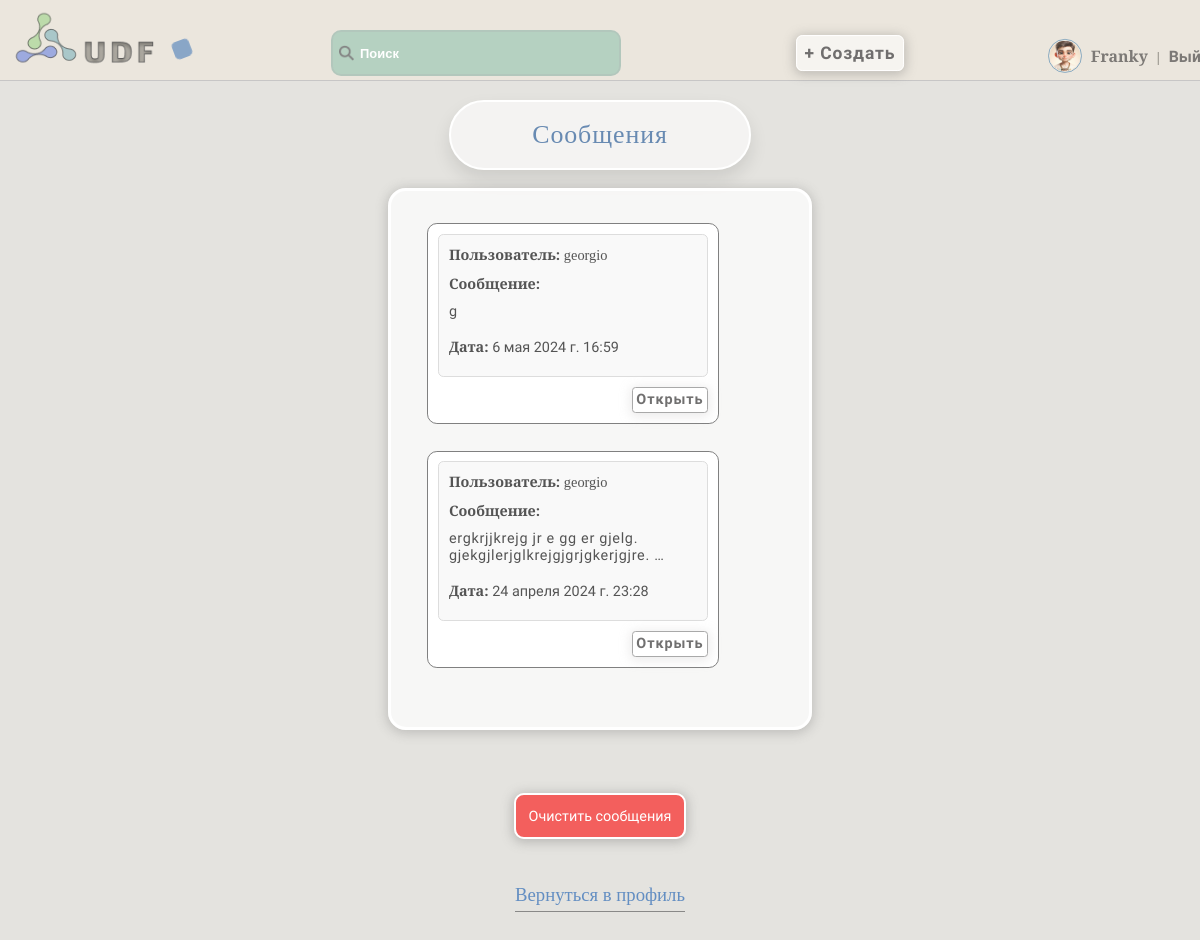
/accounts/inbox/ (signed in), run on an earlier commit of the app's database.
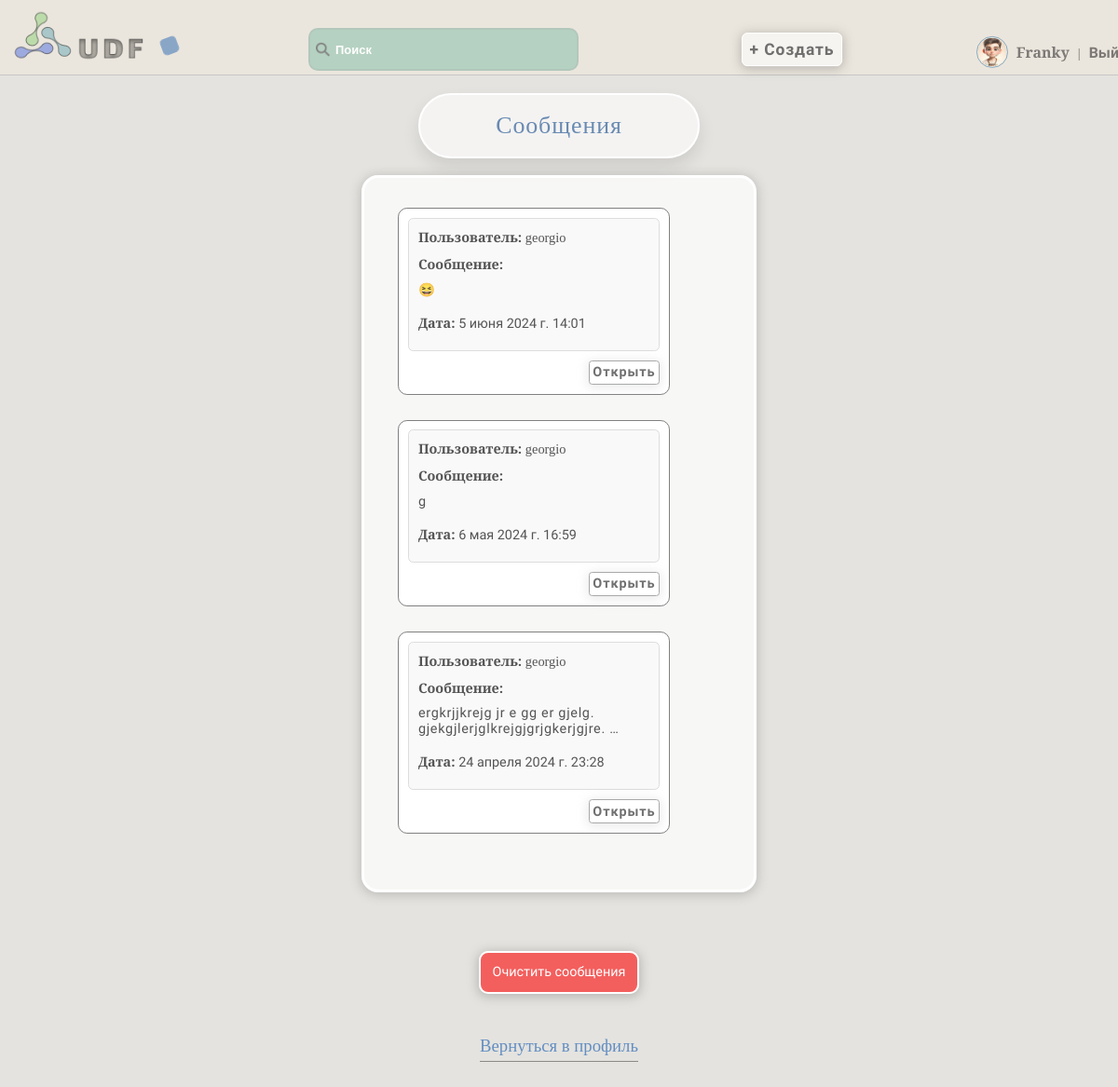
And on a later commit of the database.
### accounts/models.py (models this page shows, shortened)
class User(AbstractUser):
    username = models.CharField(max_length=150, unique=True, verbose_name='Имя')  # Поле для имени пользователя
    password = models.CharField(max_length=128, null=False, blank=False, verbose_name='Пароль')  # Поле для пароля пользователя
    bio = models.TextField(blank=True, verbose_name='Биография')  # Поле для биографии пользователя
    country = models.CharField(max_length=50, blank=True, verbose_name='Страна')  # Поле для страны пользователя
    city = models.CharField(max_length=50, blank=True, verbose_name='Город')  # Поле для города пользователя
    is_online = models.BooleanField(default=False, verbose_name='Статус')  # Поле для статуса онлайн/оффлайн пользователя
    occupation = models.CharField(max_length=50, blank=True, verbose_name='Род деятельности')  # Поле для профессии пользователя
    avatar = models.ImageField(upload_to='avatars', blank=True, verbose_name='Аватар')  # Поле для аватара пользователя
    date_joined = models.DateTimeField(auto_now_add=True, verbose_name='Дата')  # Дата регистрации пользователя
    email = models.EmailField(unique=True)  # Поле для электронной почты пользователя
    gender_choices = [
        ('M', 'Мужской'),
        ('F', 'Женский'),
    ]
    gender = models.CharField(max_length=1, choices=gender_choices, blank=True, verbose_name='Пол')  # Поле для указания пола пользователя
    age = models.IntegerField(blank=True, null=True, verbose_name='Возраст')  # Поле для возраста пользователя
    last_login = models.DateTimeField(default=timezone.now)  # Последний вход пользователя
    groups = None
    user_permissions = None
    def is_online(self):
        return (timezone.now() - self.last_login).seconds < 3600

class Message(models.Model):
    sender = models.ForeignKey(User, related_name='sent_messages', on_delete=models.CASCADE)  # Пользователь-отправитель сообщения
    recipient = models.ForeignKey(User, related_name='received_messages', on_delete=models.CASCADE)  # Пользователь-получатель сообщения
    content = models.TextField()  # Содержание сообщения
    timestamp = models.DateTimeField(auto_now_add=True)  # Временная метка создания сообщения
    is_read = models.BooleanField(default=False)  # Флаг, указывающий, прочитано ли сообщение

### accounts/views.py (the view)
# urls.py: path('inbox/', inbox, name='inbox'),
@login_required
def inbox(request):
    if request.method == 'POST' and 'delete_all' in request.POST:
        Message.objects.filter(recipient=request.user).delete()
        return redirect('inbox')
    unread_messages = Message.objects.filter(recipient=request.user, is_read=False)
    for message in unread_messages:
        message.is_read = True
        message.save()
    messages = Message.objects.filter(recipient=request.user).order_by('-timestamp')
    return render(request, 'messages/inbox.html', {'messages': messages})

### accounts/templates/messages/inbox.html (shortened to what this page needs)
{% extends 'core/base.html' %}
{% block content %}
  <h1>Сообщения</h1>
  <form method="post">
    <div class="inbox-message">
      {% if messages %}
        <ul>
          {% for message in messages %}
            <li>
              <div class="message-content-inbox">
                <strong class="user-strong"> Пользователь:</strong> {{ message.sender.username }}<br>
                <div class="message-inbox-area">
                  <strong class="message-strong">Сообщение:</strong><br> <span class="strong-message"> {{ message.content| truncatewords:7 }}</span><br>
                </div>
                <br>
                <strong class="data-stong"> Дата:</strong><span class="strong-data"> {{ message.timestamp }}</span>
              </div>
              <button class="view-message-btn" data-content="{{ message.content }}">Открыть</button>
            </li>
          {% endfor %}
        </ul>
      {% else %}
        <p>Сообщений нет</p>
      {% endif %}
    </div>
    <button class="del-messages-but" type="submit" name="delete_all">Очистить сообщения</button>
  </form>
  <a class="back-profile" href="{% url 'bio_view' %}">Вернуться в профиль</a>
{% endblock %}

### core/templates/core/base.html (shortened to what this page needs)
<!DOCTYPE html>
{% load static %}
<html lang="en">
<head>
    <link rel="stylesheet" href="{% static 'css/style.css' %}">
    <link rel="stylesheet" href="{% static 'css/media_window.css' %}">
</head>
<body class="loaded">
<div class="menu">
    <div class="wrap">
        <div class="logo" id="logo_animated">
            <a class="logo-menu" href="{% url 'base_with_articles' %}"><img src="{% static 'images/logo.png' %}" alt="logo"></a>
        </div>
        <div class="shape"></div>
        <ul>
            <li>
                <label class="search-icon">
                    <img src="{% static 'images/search.png' %}" alt="Search">
                </label>
                <input class="search-input" type="text" placeholder="Поиск" id="search-input">
            </li>
            <li>
                <a class="add-button" href="{% url 'add_article' %}">
                    <button class="animated_bt" type="button">+ Создать</button>
                </a>
            </li>
            {% if user.is_authenticated %}
            {% if not is_public_profile %}
            <li>
                {% if user.gender == 'M' %}
                <img class="menu-avatar" src="{% static 'images/male_avatar.png' %}" alt="Male Avatar">
                {% elif user.gender == 'F' %}
                <img class="menu-avatar" src="{% static 'images/female_avatar.png' %}" alt="Female Avatar">
                {% else %}
                <img class="menu-avatar" src="{% static 'images/default_avatar.png' %}" alt="Default Avatar">
                {% endif %}
                <a  style="font-family:Spectral SC,serif;" href="{% url 'user_profile' %}">{{ user.username }}</a> | <a  href="{% url 'logout' %}">Выйти</a>
            </li>
            {% endif %}
            {% endif %}
        </ul>
    </div>
</div>
<div class="container">
    <div class="wrap">
        {% block content %}{% endblock %}
    </div>
</body>
</html>

What changed in the data, as far as the page shows it:
added Message: sender.username "georgio", content "😆", timestamp "5 июня 2024 г. 14:01"
